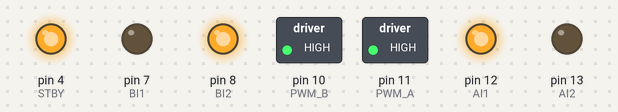
A sketch run on a simulated Arduino Uno, built with avr-gcc and run on an emulated ATmega328P. Shown: switched loads named in the sketch (green lamp = pin HIGH), output pins drawn as LEDs (lit = HIGH).

Above: at 0.5 s.
At 2.5 s:
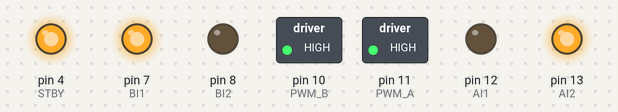
At 4.5 s:
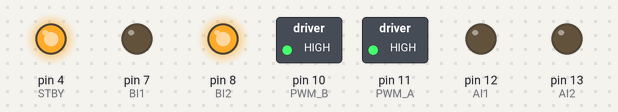
At 6.5 s:
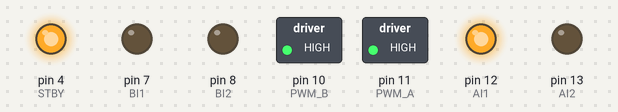
At 8.5 s:
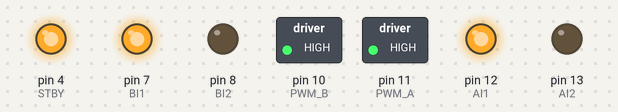
At 11.5 s:
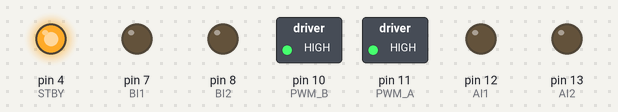
Timing chart, 0 to 13.8 s (numbered marks = the images above):
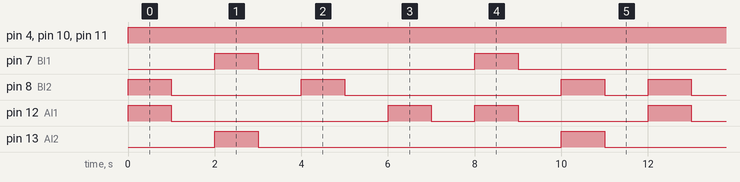

Measured:
- by itself, pin 4 (STBY), pin 10 (PWM_B), pin 11 (PWM_A): LOW → HIGH at 0.00 s
- by itself, pin 7 (BI1): alternates HIGH for 1.0 s and LOW for 5.0 s
- by itself, pin 8 (BI2): repeats every 12.0 s: LOW 3.0 s, HIGH 1.0 s, LOW 5.0 s, HIGH 1.0 s, LOW 1.0 s, HIGH 1.0 s
- by itself, pin 12 (AI1): repeats every 12.0 s: LOW 5.0 s, HIGH 1.0 s, LOW 1.0 s, HIGH 1.0 s, LOW 3.0 s, HIGH 1.0 s
- by itself, pin 13 (AI2): repeats every 12.0 s: LOW 7.0 s, HIGH 1.0 s, LOW 3.0 s, HIGH 1.0 s

The sketch:

MotorControlTesting.ino
```cpp
void setup() {
  // put your setup code here, to run once:
  pinMode(4, OUTPUT); // STBY

  //Motor 1 Control
  pinMode(11, OUTPUT); // PWM A
  pinMode(12, OUTPUT); // AI1
  pinMode(13, OUTPUT); // AI2

  //Motor 2 Control
  pinMode(10, OUTPUT); // PWM B
  pinMode(7, OUTPUT); // BI1
  pinMode(8, OUTPUT); // BI2
}

void loop() {
  // put your main code here, to run repeatedly:
  digitalWrite(4, HIGH); //STBY, allows motors to drive

  forward(1000);
  stop(1000);
  backward(1000);
  stop(1000);
  turnLeft(1000);
  stop(1000);
  turnRight(1000);
  stop(1000);
  pivotLeft(1000);
  stop(1000);
  pivotRight(1000);
  stop(1000);
}


void forward(int forHowLong){
  digitalWrite(4, HIGH); //STBY, allows motors to drive
  //Motor 1
  digitalWrite(12, HIGH);
  digitalWrite(13, LOW);
  analogWrite(11, 255);
  //Motor 2
  digitalWrite(7, LOW);
  digitalWrite(8, HIGH);
  analogWrite(10 , 255);

  delay(forHowLong);
}


void backward(int forHowLong){
  digitalWrite(4, HIGH); //STBY, allows motors to drive
  //Motor 1
  digitalWrite(12, LOW);
  digitalWrite(13, HIGH);
  analogWrite(11, 255);
  //Motor 2
  digitalWrite(7, HIGH);
  digitalWrite(8, LOW);
  analogWrite(10 , 255);

  delay(forHowLong);
}


void turnLeft(int forHowLong){
  digitalWrite(4, HIGH); //STBY, allows motors to drive
  //Motor 1
  digitalWrite(12, LOW);
  digitalWrite(13, LOW);
  analogWrite(11, 255);
  //Motor 2
  digitalWrite(7, LOW);
  digitalWrite(8, HIGH);
  analogWrite(10 , 255);

  delay(forHowLong);
}


void turnRight(int forHowLong){
  digitalWrite(4, HIGH); //STBY, allows motors to drive
  //Motor 1
  digitalWrite(12, HIGH);
  digitalWrite(13, LOW);
  analogWrite(11, 255);
  //Motor 2
  digitalWrite(7, LOW);
  digitalWrite(8, LOW);
  analogWrite(10 , 255);

  delay(forHowLong);
}


void pivotLeft(int forHowLong){
  digitalWrite(4, HIGH); //STBY, allows motors to drive
  //Motor 1
  digitalWrite(12, HIGH);
  digitalWrite(13, LOW);
  analogWrite(11, 255);
  //Motor 2
  digitalWrite(7, HIGH);
  digitalWrite(8, LOW);
  analogWrite(10 , 255);

  delay(forHowLong);
}

void pivotRight(int forHowLong){
  digitalWrite(4, HIGH); //STBY, allows motors to drive
  //Motor 1
  digitalWrite(12, LOW);
  digitalWrite(13, HIGH);
  analogWrite(11, 255);
  //Motor 2
  digitalWrite(7, LOW);
  digitalWrite(8, HIGH);
  analogWrite(10 , 255);

  delay(forHowLong);
}

void stop(int forHowLong){
  digitalWrite(4, HIGH); //STBY, allows motors to drive
  //Motor 1
  digitalWrite(12, LOW);
  digitalWrite(13, LOW);
  analogWrite(11, 255);
  //Motor 2
  digitalWrite(7, LOW);
  digitalWrite(8, LOW);
  analogWrite(10 , 255);

  delay(forHowLong);
}
```
